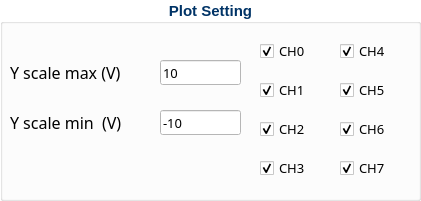
   <widget class="QGroupBox" name="groupBox_plotSetting">
    <property name="geometry">
     <rect>
      <x>480</x>
      <y>230</y>
      <width>421</width>
      <height>201</height>
     </rect>
    </property>
    <property name="palette">
     <palette>
      <active>
       <colorrole role="WindowText">
        <brush brushstyle="SolidPattern">
         <color alpha="255">
          <red>0</red>
          <green>51</green>
          <blue>102</blue>
         </color>
        </brush>
       </colorrole>
       <colorrole role="Button">
        <brush brushstyle="SolidPattern">
         <color alpha="255">
          <red>255</red>
          <green>255</green>
          <blue>255</blue>
         </color>
        </brush>
       </colorrole>
       <colorrole role="Light">
        <brush brushstyle="SolidPattern">
         <color alpha="255">
          <red>255</red>
          <green>255</green>
          <blue>255</blue>
         </color>
        </brush>
       </colorrole>
       <colorrole role="Midlight">
        <brush brushstyle="SolidPattern">
         <color alpha="255">
          <red>255</red>
          <green>255</green>
          <blue>255</blue>
         </color>
        </brush>
       </colorrole>
       <colorrole role="Dark">
        <brush brushstyle="SolidPattern">
         <color alpha="255">
          <red>127</red>
          <green>127</green>
          <blue>127</blue>
         </color>
        </brush>
       </colorrole>
       <colorrole role="Mid">
        <brush brushstyle="SolidPattern">
         <color alpha="255">
          <red>170</red>
          <green>170</green>
          <blue>170</blue>
         </color>
        </brush>
       </colorrole>
       <colorrole role="Text">
        <brush brushstyle="SolidPattern">
         <color alpha="255">
          <red>0</red>
          <green>0</green>
          <blue>0</blue>
         </color>
        </brush>
       </colorrole>
       <colorrole role="BrightText">
        <brush brushstyle="SolidPattern">
         <color alpha="255">
          <red>255</red>
          <green>255</green>
          <blue>255</blue>
         </color>
        </brush>
       </colorrole>
       <colorrole role="ButtonText">
        <brush brushstyle="SolidPattern">
         <color alpha="255">
          <red>0</red>
          <green>0</green>
          <blue>0</blue>
         </color>
        </brush>
       </colorrole>
       <colorrole role="Base">
        <brush brushstyle="SolidPattern">
         <color alpha="255">
          <red>255</red>
          <green>255</green>
          <blue>255</blue>
         </color>
        </brush>
       </colorrole>
       <colorrole role="Window">
        <brush brushstyle="SolidPattern">
         <color alpha="255">
          <red>255</red>
          <green>255</green>
          <blue>255</blue>
         </color>
        </brush>
       </colorrole>
       <colorrole role="Shadow">
        <brush brushstyle="SolidPattern">
         <color alpha="255">
          <red>0</red>
          <green>0</green>
          <blue>0</blue>
         </color>
        </brush>
       </colorrole>
       <colorrole role="AlternateBase">
        <brush brushstyle="SolidPattern">
         <color alpha="255">
          <red>255</red>
          <green>255</green>
          <blue>255</blue>
         </color>
        </brush>
       </colorrole>
       <colorrole role="ToolTipBase">
        <brush brushstyle="SolidPattern">
         <color alpha="255">
          <red>255</red>
          <green>255</green>
          <blue>220</blue>
         </color>
        </brush>
       </colorrole>
       <colorrole role="ToolTipText">
        <brush brushstyle="SolidPattern">
         <color alpha="255">
          <red>0</red>
          <green>0</green>
          <blue>0</blue>
         </color>
        </brush>
       </colorrole>
       <colorrole role="PlaceholderText">
        <brush brushstyle="NoBrush">
         <color alpha="128">
          <red>0</red>
          <green>0</green>
          <blue>0</blue>
         </color>
        </brush>
       </colorrole>
      </active>
      <inactive>
       <colorrole role="WindowText">
        <brush brushstyle="SolidPattern">
         <color alpha="255">
          <red>0</red>
          <green>51</green>
          <blue>102</blue>
         </color>
        </brush>
       </colorrole>
       <colorrole role="Button">
        <brush brushstyle="SolidPattern">
         <color alpha="255">
          <red>255</red>
          <green>255</green>
          <blue>255</blue>
         </color>
        </brush>
       </colorrole>
       <colorrole role="Light">
        <brush brushstyle="SolidPattern">
         <color alpha="255">
          <red>255</red>
          <green>255</green>
          <blue>255</blue>
         </color>
        </brush>
       </colorrole>
       <colorrole role="Midlight">
        <brush brushstyle="SolidPattern">
         <color alpha="255">
          <red>255</red>
          <green>255</green>
          <blue>255</blue>
         </color>
        </brush>
       </colorrole>
       <colorrole role="Dark">
        <brush brushstyle="SolidPattern">
         <color alpha="255">
          <red>127</red>
          <green>127</green>
          <blue>127</blue>
         </color>
        </brush>
       </colorrole>
       <colorrole role="Mid">
        <brush brushstyle="SolidPattern">
         <color alpha="255">
          <red>170</red>
          <green>170</green>
          <blue>170</blue>
         </color>
        </brush>
       </colorrole>
       <colorrole role="Text">
        <brush brushstyle="SolidPattern">
         <color alpha="255">
          <red>0</red>
          <green>0</green>
          <blue>0</blue>
         </color>
        </brush>
       </colorrole>
       <colorrole role="BrightText">
        <brush brushstyle="SolidPattern">
         <color alpha="255">
          <red>255</red>
          <green>255</green>
          <blue>255</blue>
         </color>
        </brush>
       </colorrole>
       <colorrole role="ButtonText">
        <brush brushstyle="SolidPattern">
         <color alpha="255">
          <red>0</red>
          <green>0</green>
          <blue>0</blue>
         </color>
        </brush>
       </colorrole>
       <colorrole role="Base">
        <brush brushstyle="SolidPattern">
         <color alpha="255">
          <red>255</red>
          <green>255</green>
          <blue>255</blue>
         </color>
        </brush>
       </colorrole>
       <colorrole role="Window">
        <brush brushstyle="SolidPattern">
         <color alpha="255">
          <red>255</red>
          <green>255</green>
          <blue>255</blue>
         </color>
        </brush>
       </colorrole>
       <colorrole role="Shadow">
        <brush brushstyle="SolidPattern">
         <color alpha="255">
          <red>0</red>
          <green>0</green>
          <blue>0</blue>
         </color>
        </brush>
       </colorrole>
       <colorrole role="AlternateBase">
        <brush brushstyle="SolidPattern">
         <color alpha="255">
          <red>255</red>
          <green>255</green>
          <blue>255</blue>
         </color>
        </brush>
       </colorrole>
       <colorrole role="ToolTipBase">
        <brush brushstyle="SolidPattern">
         <color alpha="255">
          <red>255</red>
          <green>255</green>
          <blue>220</blue>
         </color>
        </brush>
       </colorrole>
       <colorrole role="ToolTipText">
        <brush brushstyle="SolidPattern">
         <color alpha="255">
          <red>0</red>
          <green>0</green>
          <blue>0</blue>
         </color>
        </brush>
       </colorrole>
       <colorrole role="PlaceholderText">
        <brush brushstyle="NoBrush">
         <color alpha="128">
          <red>0</red>
          <green>0</green>
          <blue>0</blue>
         </color>
        </brush>
       </colorrole>
      </inactive>
      <disabled>
       <colorrole role="WindowText">
        <brush brushstyle="SolidPattern">
         <color alpha="255">
          <red>127</red>
          <green>127</green>
          <blue>127</blue>
         </color>
        </brush>
       </colorrole>
       <colorrole role="Button">
        <brush brushstyle="SolidPattern">
         <color alpha="255">
          <red>255</red>
          <green>255</green>
          <blue>255</blue>
         </color>
        </brush>
       </colorrole>
       <colorrole role="Light">
        <brush brushstyle="SolidPattern">
         <color alpha="255">
          <red>255</red>
          <green>255</green>
          <blue>255</blue>
         </color>
        </brush>
       </colorrole>
       <colorrole role="Midlight">
        <brush brushstyle="SolidPattern">
         <color alpha="255">
          <red>255</red>
          <green>255</green>
          <blue>255</blue>
         </color>
        </brush>
       </colorrole>
       <colorrole role="Dark">
        <brush brushstyle="SolidPattern">
         <color alpha="255">
          <red>127</red>
          <green>127</green>
          <blue>127</blue>
         </color>
        </brush>
       </colorrole>
       <colorrole role="Mid">
        <brush brushstyle="SolidPattern">
         <color alpha="255">
          <red>170</red>
          <green>170</green>
          <blue>170</blue>
         </color>
        </brush>
       </colorrole>
       <colorrole role="Text">
        <brush brushstyle="SolidPattern">
         <color alpha="255">
          <red>127</red>
          <green>127</green>
          <blue>127</blue>
         </color>
        </brush>
       </colorrole>
       <colorrole role="BrightText">
        <brush brushstyle="SolidPattern">
         <color alpha="255">
          <red>255</red>
          <green>255</green>
          <blue>255</blue>
         </color>
        </brush>
       </colorrole>
       <colorrole role="ButtonText">
        <brush brushstyle="SolidPattern">
         <color alpha="255">
          <red>127</red>
          <green>127</green>
          <blue>127</blue>
         </color>
        </brush>
       </colorrole>
       <colorrole role="Base">
        <brush brushstyle="SolidPattern">
         <color alpha="255">
          <red>255</red>
          <green>255</green>
          <blue>255</blue>
         </color>
        </brush>
       </colorrole>
       <colorrole role="Window">
        <brush brushstyle="SolidPattern">
         <color alpha="255">
          <red>255</red>
          <green>255</green>
          <blue>255</blue>
         </color>
        </brush>
       </colorrole>
       <colorrole role="Shadow">
        <brush brushstyle="SolidPattern">
         <color alpha="255">
          <red>0</red>
          <green>0</green>
          <blue>0</blue>
         </color>
        </brush>
       </colorrole>
       <colorrole role="AlternateBase">
        <brush brushstyle="SolidPattern">
         <color alpha="255">
          <red>255</red>
          <green>255</green>
          <blue>255</blue>
         </color>
        </brush>
       </colorrole>
       <colorrole role="ToolTipBase">
        <brush brushstyle="SolidPattern">
         <color alpha="255">
          <red>255</red>
          <green>255</green>
          <blue>220</blue>
         </color>
        </brush>
       </colorrole>
       <colorrole role="ToolTipText">
        <brush brushstyle="SolidPattern">
         <color alpha="255">
          <red>0</red>
          <green>0</green>
          <blue>0</blue>
         </color>
        </brush>
       </colorrole>
       <colorrole role="PlaceholderText">
        <brush brushstyle="NoBrush">
         <color alpha="128">
          <red>0</red>
          <green>0</green>
          <blue>0</blue>
         </color>
        </brush>
       </colorrole>
      </disabled>
     </palette>
    </property>
    <property name="font">
     <font>
      <family>Arial</family>
      <pointsize>11</pointsize>
      <weight>75</weight>
      <bold>true</bold>
     </font>
    </property>
    <property name="layoutDirection">
     <enum>Qt::LeftToRight</enum>
    </property>
    <property name="title">
     <string>Plot Setting</string>
    </property>
    <property name="alignment">
     <set>Qt::AlignCenter</set>
    </property>
    <property name="flat">
     <bool>false</bool>
    </property>
    <property name="checkable">
     <bool>false</bool>
    </property>
    <widget class="QWidget" name="layoutWidget_2">
     <property name="geometry">
      <rect>
       <x>260</x>
       <y>30</y>
       <width>63</width>
       <height>161</height>
      </rect>
     </property>
     <layout class="QVBoxLayout" name="verticalLayout_6">
      <item>
       <widget class="QCheckBox" name="cb_ch0">
        <property name="palette">
         <palette>
          <active>
           <colorrole role="WindowText">
            <brush brushstyle="SolidPattern">
             <color alpha="255">
              <red>0</red>
              <green>0</green>
              <blue>0</blue>
             </color>
            </brush>
           </colorrole>
          </active>
          <inactive>
           <colorrole role="WindowText">
            <brush brushstyle="SolidPattern">
             <color alpha="255">
              <red>0</red>
              <green>0</green>
              <blue>0</blue>
             </color>
            </brush>
           </colorrole>
          </inactive>
          <disabled>
           <colorrole role="WindowText">
            <brush brushstyle="SolidPattern">
             <color alpha="255">
              <red>127</red>
              <green>127</green>
              <blue>127</blue>
             </color>
            </brush>
           </colorrole>
          </disabled>
         </palette>
        </property>
        <property name="font">
         <font>
          <family>微軟正黑體</family>
          <pointsize>10</pointsize>
          <weight>50</weight>
          <bold>false</bold>
         </font>
        </property>
        <property name="text">
         <string>CH0</string>
        </property>
        <property name="checked">
         <bool>true</bool>
        </property>
       </widget>
      </item>
      <item>
       <widget class="QCheckBox" name="cb_ch1">
        <property name="palette">
         <palette>
          <active>
           <colorrole role="WindowText">
            <brush brushstyle="SolidPattern">
             <color alpha="255">
              <red>0</red>
              <green>0</green>
              <blue>0</blue>
             </color>
            </brush>
           </colorrole>
          </active>
          <inactive>
           <colorrole role="WindowText">
            <brush brushstyle="SolidPattern">
             <color alpha="255">
              <red>0</red>
              <green>0</green>
              <blue>0</blue>
             </color>
            </brush>
           </colorrole>
          </inactive>
          <disabled>
           <colorrole role="WindowText">
            <brush brushstyle="SolidPattern">
             <color alpha="255">
              <red>127</red>
              <green>127</green>
              <blue>127</blue>
             </color>
            </brush>
           </colorrole>
          </disabled>
         </palette>
        </property>
        <property name="font">
         <font>
          <family>微軟正黑體</family>
          <pointsize>10</pointsize>
          <weight>50</weight>
          <bold>false</bold>
         </font>
        </property>
        <property name="text">
         <string>CH1</string>
        </property>
        <property name="checked">
         <bool>true</bool>
        </property>
       </widget>
      </item>
      <item>
       <widget class="QCheckBox" name="cb_ch2">
        <property name="palette">
         <palette>
          <active>
           <colorrole role="WindowText">
            <brush brushstyle="SolidPattern">
             <color alpha="255">
              <red>0</red>
              <green>0</green>
              <blue>0</blue>
             </color>
            </brush>
           </colorrole>
          </active>
          <inactive>
           <colorrole role="WindowText">
            <brush brushstyle="SolidPattern">
             <color alpha="255">
              <red>0</red>
              <green>0</green>
              <blue>0</blue>
             </color>
            </brush>
           </colorrole>
          </inactive>
          <disabled>
           <colorrole role="WindowText">
            <brush brushstyle="SolidPattern">
             <color alpha="255">
              <red>127</red>
              <green>127</green>
              <blue>127</blue>
             </color>
            </brush>
           </colorrole>
          </disabled>
         </palette>
        </property>
        <property name="font">
         <font>
          <family>微軟正黑體</family>
          <pointsize>10</pointsize>
          <weight>50</weight>
          <bold>false</bold>
         </font>
        </property>
        <property name="text">
         <string>CH2</string>
        </property>
        <property name="checked">
         <bool>true</bool>
        </property>
       </widget>
      </item>
      <item>
       <widget class="QCheckBox" name="cb_ch3">
        <property name="palette">
         <palette>
          <active>
           <colorrole role="WindowText">
            <brush brushstyle="SolidPattern">
             <color alpha="255">
              <red>0</red>
              <green>0</green>
              <blue>0</blue>
             </color>
            </brush>
           </colorrole>
          </active>
          <inactive>
           <colorrole role="WindowText">
            <brush brushstyle="SolidPattern">
             <color alpha="255">
              <red>0</red>
              <green>0</green>
              <blue>0</blue>
             </color>
            </brush>
           </colorrole>
          </inactive>
          <disabled>
           <colorrole role="WindowText">
            <brush brushstyle="SolidPattern">
             <color alpha="255">
              <red>127</red>
              <green>127</green>
              <blue>127</blue>
             </color>
            </brush>
           </colorrole>
          </disabled>
         </palette>
        </property>
        <property name="font">
         <font>
          <family>微軟正黑體</family>
          <pointsize>10</pointsize>
          <weight>50</weight>
          <bold>false</bold>
         </font>
        </property>
        <property name="text">
         <string>CH3</string>
        </property>
        <property name="checked">
         <bool>true</bool>
        </property>
       </widget>
      </item>
     </layout>
    </widget>
    <widget class="QWidget" name="layoutWidget_3">
     <property name="geometry">
      <rect>
       <x>340</x>
       <y>30</y>
       <width>63</width>
       <height>161</height>
      </rect>
     </property>
     <layout class="QVBoxLayout" name="verticalLayout_8">
      <item>
       <widget class="QCheckBox" name="cb_ch4">
        <property name="palette">
         <palette>
          <active>
           <colorrole role="WindowText">
            <brush brushstyle="SolidPattern">
             <color alpha="255">
              <red>0</red>
              <green>0</green>
              <blue>0</blue>
             </color>
            </brush>
           </colorrole>
          </active>
          <inactive>
           <colorrole role="WindowText">
            <brush brushstyle="SolidPattern">
             <color alpha="255">
              <red>0</red>
              <green>0</green>
              <blue>0</blue>
             </color>
            </brush>
           </colorrole>
          </inactive>
          <disabled>
           <colorrole role="WindowText">
            <brush brushstyle="SolidPattern">
             <color alpha="255">
              <red>127</red>
              <green>127</green>
              <blue>127</blue>
             </color>
            </brush>
           </colorrole>
          </disabled>
         </palette>
        </property>
        <property name="font">
         <font>
          <family>微軟正黑體</family>
          <pointsize>10</pointsize>
          <weight>50</weight>
          <bold>false</bold>
         </font>
        </property>
        <property name="text">
         <string>CH4</string>
        </property>
        <property name="checked">
         <bool>true</bool>
        </property>
       </widget>
      </item>
      <item>
       <widget class="QCheckBox" name="cb_ch5">
        <property name="palette">
         <palette>
          <active>
           <colorrole role="WindowText">
            <brush brushstyle="SolidPattern">
             <color alpha="255">
              <red>0</red>
              <green>0</green>
              <blue>0</blue>
             </color>
            </brush>
           </colorrole>
          </active>
          <inactive>
           <colorrole role="WindowText">
            <brush brushstyle="SolidPattern">
             <color alpha="255">
              <red>0</red>
              <green>0</green>
              <blue>0</blue>
             </color>
            </brush>
           </colorrole>
          </inactive>
          <disabled>
           <colorrole role="WindowText">
            <brush brushstyle="SolidPattern">
             <color alpha="255">
              <red>127</red>
              <green>127</green>
              <blue>127</blue>
             </color>
            </brush>
           </colorrole>
          </disabled>
         </palette>
        </property>
        <property name="font">
         <font>
          <family>微軟正黑體</family>
          <pointsize>10</pointsize>
          <weight>50</weight>
          <bold>false</bold>
         </font>
        </property>
        <property name="text">
         <string>CH5</string>
        </property>
        <property name="checked">
         <bool>true</bool>
        </property>
       </widget>
      </item>
      <item>
       <widget class="QCheckBox" name="cb_ch6">
        <property name="palette">
         <palette>
          <active>
           <colorrole role="WindowText">
            <brush brushstyle="SolidPattern">
             <color alpha="255">
              <red>0</red>
              <green>0</green>
              <blue>0</blue>
             </color>
            </brush>
           </colorrole>
          </active>
          <inactive>
           <colorrole role="WindowText">
            <brush brushstyle="SolidPattern">
             <color alpha="255">
              <red>0</red>
              <green>0</green>
              <blue>0</blue>
             </color>
            </brush>
           </colorrole>
          </inactive>
          <disabled>
           <colorrole role="WindowText">
            <brush brushstyle="SolidPattern">
             <color alpha="255">
              <red>127</red>
              <green>127</green>
              <blue>127</blue>
             </color>
            </brush>
           </colorrole>
          </disabled>
         </palette>
        </property>
        <property name="font">
         <font>
          <family>微軟正黑體</family>
          <pointsize>10</pointsize>
          <weight>50</weight>
          <bold>false</bold>
         </font>
        </property>
        <property name="text">
         <string>CH6</string>
        </property>
        <property name="checked">
         <bool>true</bool>
        </property>
       </widget>
      </item>
      <item>
       <widget class="QCheckBox" name="cb_ch7">
        <property name="palette">
         <palette>
          <active>
           <colorrole role="WindowText">
            <brush brushstyle="SolidPattern">
             <color alpha="255">
              <red>0</red>
              <green>0</green>
              <blue>0</blue>
             </color>
            </brush>
           </colorrole>
          </active>
          <inactive>
           <colorrole role="WindowText">
            <brush brushstyle="SolidPattern">
             <color alpha="255">
              <red>0</red>
              <green>0</green>
              <blue>0</blue>
             </color>
            </brush>
           </colorrole>
          </inactive>
          <disabled>
           <colorrole role="WindowText">
            <brush brushstyle="SolidPattern">
             <color alpha="255">
              <red>127</red>
              <green>127</green>
              <blue>127</blue>
             </color>
            </brush>
           </colorrole>
          </disabled>
         </palette>
        </property>
        <property name="font">
         <font>
          <family>微軟正黑體</family>
          <pointsize>10</pointsize>
          <weight>50</weight>
          <bold>false</bold>
         </font>
        </property>
        <property name="text">
         <string>CH7</string>
        </property>
        <property name="checked">
         <bool>true</bool>
        </property>
       </widget>
      </item>
     </layout>
    </widget>
    <widget class="QLineEdit" name="lineEdit_yscaleMax">
     <property name="geometry">
      <rect>
       <x>160</x>
       <y>60</y>
       <width>81</width>
       <height>25</height>
      </rect>
     </property>
     <property name="font">
      <font>
       <family>微軟正黑體</family>
       <pointsize>10</pointsize>
       <weight>50</weight>
       <bold>false</bold>
      </font>
     </property>
     <property name="text">
      <string>10</string>
     </property>
    </widget>
    <widget class="QLineEdit" name="lineEdit_yscaleMin">
     <property name="geometry">
      <rect>
       <x>160</x>
       <y>110</y>
       <width>81</width>
       <height>25</height>
      </rect>
     </property>
     <property name="font">
      <font>
       <family>微軟正黑體</family>
       <pointsize>10</pointsize>
       <weight>50</weight>
       <bold>false</bold>
      </font>
     </property>
     <property name="text">
      <string>-10</string>
     </property>
    </widget>
    <widget class="QLabel" name="lb_yscaleMax">
     <property name="geometry">
      <rect>
       <x>10</x>
       <y>60</y>
       <width>151</width>
       <height>25</height>
      </rect>
     </property>
     <property name="palette">
      <palette>
       <active>
        <colorrole role="WindowText">
         <brush brushstyle="SolidPattern">
          <color alpha="255">
           <red>0</red>
           <green>0</green>
           <blue>0</blue>
          </color>
         </brush>
        </colorrole>
       </active>
       <inactive>
        <colorrole role="WindowText">
         <brush brushstyle="SolidPattern">
          <color alpha="255">
           <red>0</red>
           <green>0</green>
           <blue>0</blue>
          </color>
         </brush>
        </colorrole>
       </inactive>
       <disabled>
        <colorrole role="WindowText">
         <brush brushstyle="SolidPattern">
          <color alpha="255">
           <red>127</red>
           <green>127</green>
           <blue>127</blue>
          </color>
         </brush>
        </colorrole>
       </disabled>
      </palette>
     </property>
     <property name="font">
      <font>
       <family>微軟正黑體</family>
       <pointsize>12</pointsize>
       <weight>50</weight>
       <bold>false</bold>
      </font>
     </property>
     <property name="text">
      <string>Y scale max (V)</string>
     </property>
    </widget>
    <widget class="QLabel" name="lb_yscaleMin">
     <property name="geometry">
      <rect>
       <x>10</x>
       <y>110</y>
       <width>141</width>
       <height>25</height>
      </rect>
     </property>
     <property name="palette">
      <palette>
       <active>
        <colorrole role="WindowText">
         <brush brushstyle="SolidPattern">
          <color alpha="255">
           <red>0</red>
           <green>0</green>
           <blue>0</blue>
          </color>
         </brush>
        </colorrole>
       </active>
       <inactive>
        <colorrole role="WindowText">
         <brush brushstyle="SolidPattern">
          <color alpha="255">
           <red>0</red>
           <green>0</green>
           <blue>0</blue>
          </color>
         </brush>
        </colorrole>
       </inactive>
       <disabled>
        <colorrole role="WindowText">
         <brush brushstyle="SolidPattern">
          <color alpha="255">
           <red>127</red>
           <green>127</green>
           <blue>127</blue>
          </color>
         </brush>
        </colorrole>
       </disabled>
      </palette>
     </property>
     <property name="font">
      <font>
       <family>微軟正黑體</family>
       <pointsize>12</pointsize>
       <weight>50</weight>
       <bold>false</bold>
      </font>
     </property>
     <property name="text">
      <string>Y scale min  (V)</string>
     </property>
    </widget>
   </widget>
